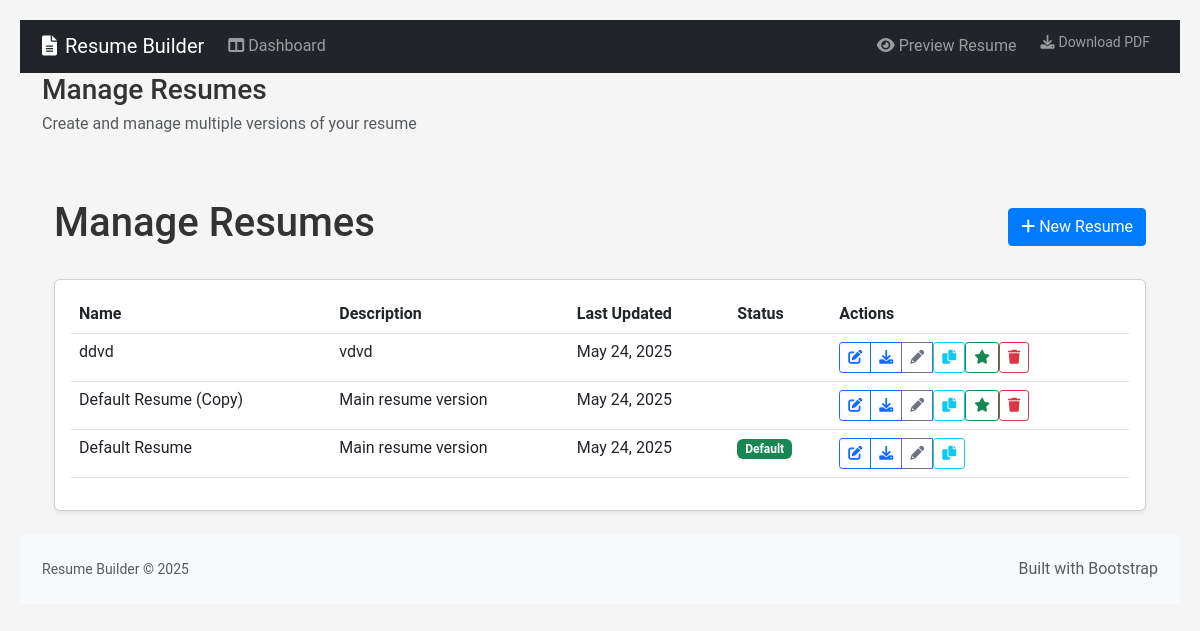
Screenshot of /edit_sections/resumes.php with the database file from the repository.
### tables this page shows
CREATE TABLE resumes (
                id INTEGER PRIMARY KEY,
                name TEXT NOT NULL,
                description TEXT,
                is_default INTEGER DEFAULT 0,
                created_at TIMESTAMP DEFAULT CURRENT_TIMESTAMP,
                updated_at TIMESTAMP DEFAULT CURRENT_TIMESTAMP
            );

### database/db.php (called while the page is built, shortened)
<?php
class ResumeDB {
    private $db;
    private static $instance = null;
    private function __construct() {
        $dbFile = __DIR__ . '/resume.sqlite';
        $createTables = !file_exists($dbFile);
        try {
            $this->db = new PDO('sqlite:' . $dbFile);
            $this->db->setAttribute(PDO::ATTR_ERRMODE, PDO::ERRMODE_EXCEPTION);
        } catch (PDOException $e) {
            die("Database connection failed: " . $e->getMessage());
        }
    }
    public static function getInstance() {
        if (self::$instance === null) {
            self::$instance = new ResumeDB();
        }
        return self::$instance;
    }
    public function query($sql, $params = []) {
        try {
            $stmt = $this->db->prepare($sql);
            $stmt->execute($params);
            return $stmt->fetchAll(PDO::FETCH_ASSOC);
        } catch (PDOException $e) {
            die("Query failed: " . $e->getMessage());
        }
    }
}

### edit_sections/resumes.php (the view, shortened to what this page needs)
<?php
require_once '../database/db.php';
$db = ResumeDB::getInstance();
$resumes = $db->query("SELECT * FROM resumes ORDER BY created_at DESC");
require_once '../includes/header.php';
?>
<div class="container py-4">
    <div class="d-flex justify-content-between align-items-center mb-4">
        <h1>Manage Resumes</h1>
        <button type="button" class="btn btn-primary" data-bs-toggle="modal" data-bs-target="#newResumeModal">
            <i class="fas fa-plus"></i> New Resume
        </button>
    </div>
    <div class="card shadow-sm">
        <div class="card-body">
            <div class="table-responsive">
                <table class="table table-hover">
                    <thead>
                        <tr>
                            <th>Name</th>
                            <th>Description</th>
                            <th>Last Updated</th>
                            <th>Status</th>
                            <th>Actions</th>
                        </tr>
                    </thead>
                    <tbody>
                        <?php foreach ($resumes as $resume): ?>
                        <tr>
                            <td>
                                <span class="resume-name" data-id="<?php echo $resume['id']; ?>">
                                    <?php echo htmlspecialchars($resume['name']); ?>
                                </span>
                            </td>
                            <td>
                                <span class="resume-description" data-id="<?php echo $resume['id']; ?>">
                                    <?php echo htmlspecialchars($resume['description']); ?>
                                </span>
                            </td>
                            <td><?php echo date('M j, Y', strtotime($resume['updated_at'])); ?></td>
                            <td>
                                <?php if ($resume['is_default']): ?>
                                    <span class="badge bg-success">Default</span>
                                <?php endif; ?>
                            </td>
                            <td>
                                <div class="btn-group" role="group">
                                    <a href="../edit_sections/personal_info.php?resume_id=<?php echo $resume['id']; ?>"
                                       class="btn btn-sm btn-outline-primary" title="Edit Resume">
                                        <i class="fas fa-edit"></i>
                                    </a>
                                    <a href="../export.php?id=<?php echo $resume['id']; ?>"
                                       class="btn btn-sm btn-outline-primary" title="Download">
                                        <i class="fas fa-download"></i>
                                    </a>
                                    <button type="button"
                                            class="btn btn-sm btn-outline-secondary edit-resume"
                                            data-id="<?php echo $resume['id']; ?>"
                                            data-name="<?php echo htmlspecialchars($resume['name']); ?>"
                                            data-description="<?php echo htmlspecialchars($resume['description']); ?>"
                                            data-bs-toggle="modal"
                                            data-bs-target="#editResumeModal">
                                        <i class="fas fa-pencil-alt"></i>
                                    </button>
                                    <form method="post" class="d-inline" onsubmit="return confirm('Are you sure you want to duplicate this resume?');">
                                        <button type="submit" class="btn btn-sm btn-outline-info" title="Duplicate">
                                            <i class="fas fa-copy"></i>
                                        </button>
                                    </form>
                                    <?php if (!$resume['is_default']): ?>
                                    <form method="post" class="d-inline" onsubmit="return confirm('Are you sure you want to make this the default resume?');">
                                        <button type="submit" class="btn btn-sm btn-outline-success" title="Set as Default">
                                            <i class="fas fa-star"></i>
                                        </button>
                                    </form>
                                    <form method="post" class="d-inline" onsubmit="return confirm('Are you sure you want to delete this resume?');">
                                        <button type="submit" class="btn btn-sm btn-outline-danger" title="Delete">
                                            <i class="fas fa-trash"></i>
                                        </button>
                                    </form>
                                    <?php endif; ?>
                                </div>
                            </td>
                        </tr>
                        <?php endforeach; ?>
                    </tbody>
                </table>
            </div>
        </div>
    </div>
</div>
<?php require_once '../includes/footer.php'; ?>

### style.css (style rules this page uses)
* { font-family: "Roboto", "DejaVu Sans", "Helvetica", Arial, sans-serif; margin: 0; padding: 0; box-sizing: border-box; }
body { color: #333; line-height: 1.3; background: #f5f5f5; padding: 20px; }
.mb-4 { margin-bottom: 1.5rem !important; }
.btn { display: inline-block; font-weight: 400; text-align: center; vertical-align: middle; user-select: none; padding: 0.375rem 0.75rem; font-size: 1rem; line-height: 1.5; border-radius: 0.25rem; transition: color 0.15s ease-in-out, background-color 0.15s ease-in-out, border-color 0.15s ease-in-out, box-shadow 0.15s ease-in-out; }
.btn-primary { color: #fff; background-color: #007bff; border-color: #007bff; }
.btn-sm { padding: 0.25rem 0.5rem; font-size: 0.875rem; line-height: 1.5; border-radius: 0.2rem; }

### rows the page displays
resumes: name "ddvd", description "vdvd", updated_at "May 24, 2025"
resumes: name "Default Resume (Copy)", description "Main resume version", updated_at "May 24, 2025"
resumes: name "Default Resume", description "Main resume version", updated_at "May 24, 2025", is_default "Default"

### other values shown
$pageTitle "Manage Resumes"
$pageDescription "Create and manage multiple versions of your resume"
